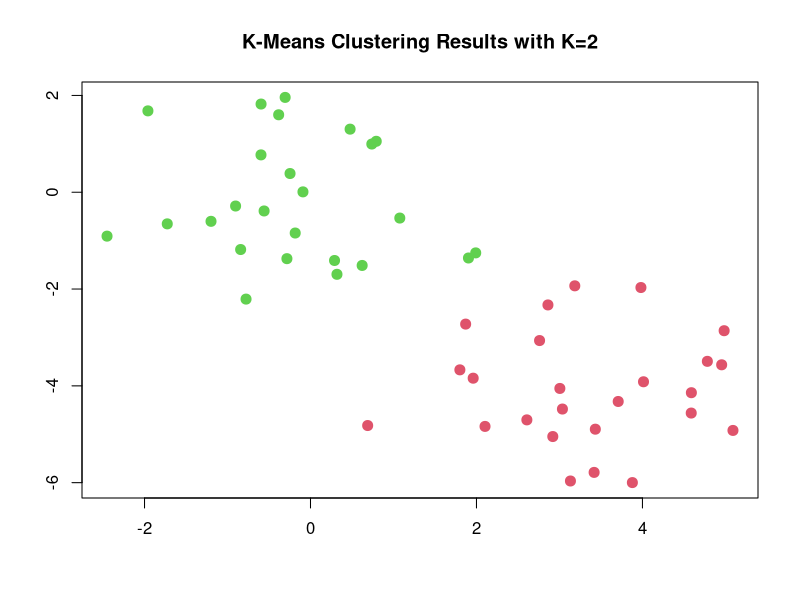
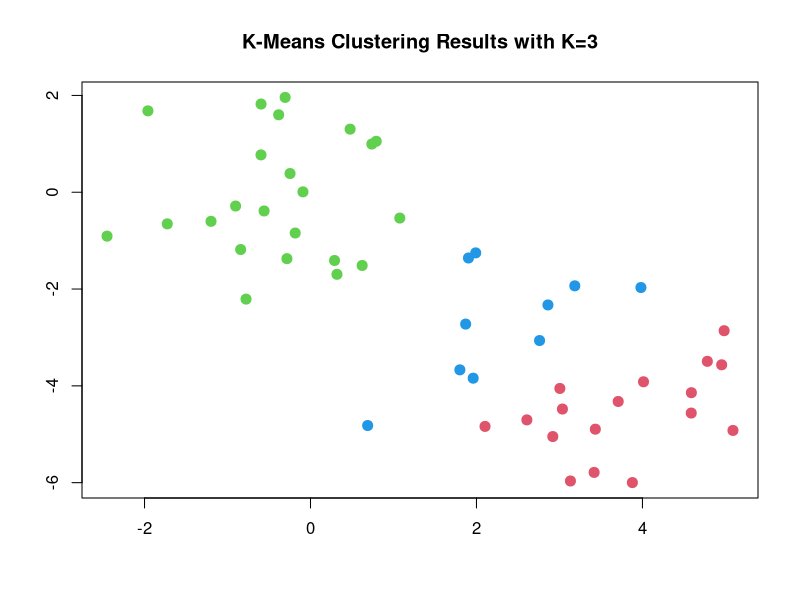
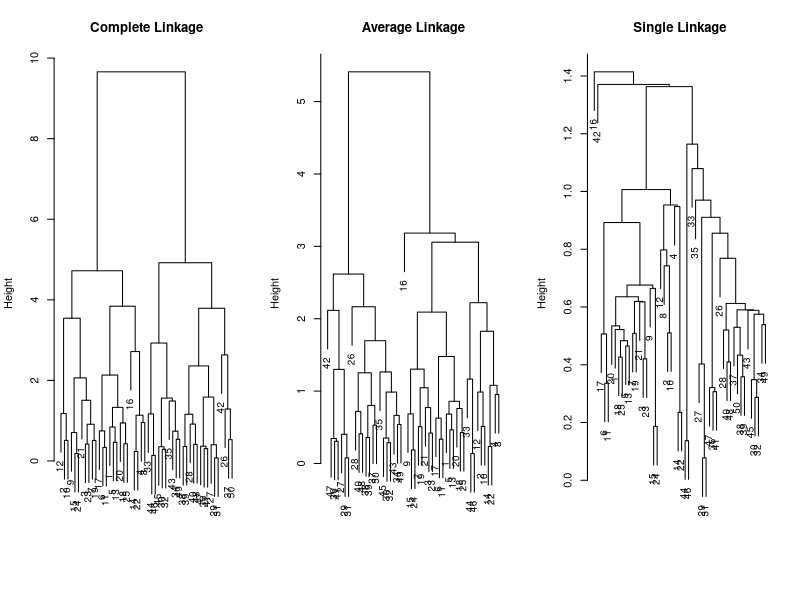
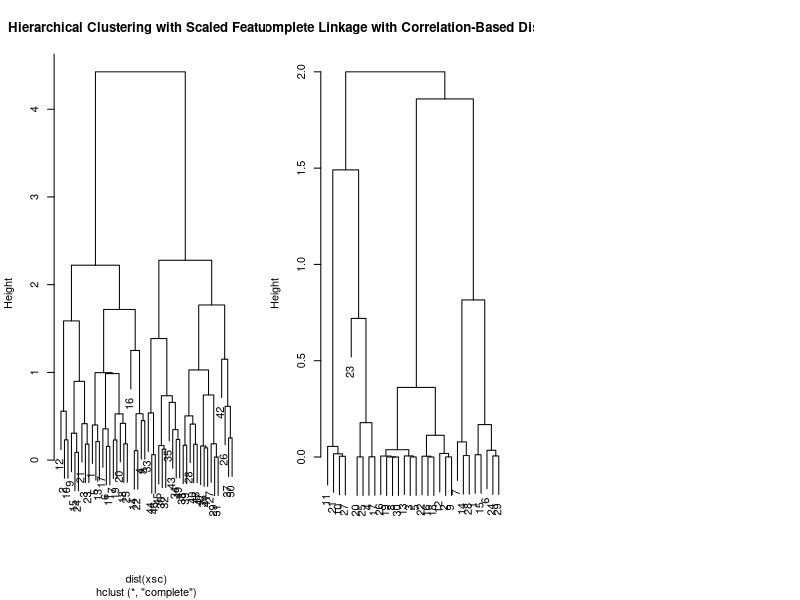

R code for these plots, in order:
## ---- chunk 1
set.seed(2)
x=matrix(rnorm(50*2), ncol=2)
x[1:25,1]=x[1:25,1]+3
x[1:25,2]=x[1:25,2]-4
## ---- chunk 2
km.out=kmeans(x,2,nstart=20)
## ---- chunk 3
km.out$cluster
plot(x, col=(km.out$cluster+1), main="K-Means Clustering Results with K=2", xlab="", ylab="", pch=20, cex=2)
## ---- chunk 4
set.seed(4)
km.out=kmeans(x,3,nstart=20)
km.out
plot(x, col=(km.out$cluster+1), main="K-Means Clustering Results with K=3", xlab="", ylab="", pch=20, cex=2)
## ---- chunk 5
set.seed(7)
km.out=kmeans(x,3,nstart=1)
km.out$tot.withinss
## ---- chunk 6
km.out=kmeans(x,3,nstart=20)
km.out$tot.withinss
## ---- chunk 7
hc.complete=hclust(dist(x), method="complete")
hc.average=hclust(dist(x), method="average")
hc.single=hclust(dist(x), method="single")
## ---- chunk 8
par(mfrow=c(1,3))
plot(hc.complete,main="Complete Linkage", xlab="", sub="", cex=.9)
plot(hc.average, main="Average Linkage", xlab="", sub="", cex=.9)
plot(hc.single, main="Single Linkage", xlab="", sub="", cex=.9)
## ---- chunk 9
cutree(hc.complete, 2)
cutree(hc.average, 2)
cutree(hc.single, 2)
## ---- chunk 10
cutree(hc.single, 4)
## ---- chunk 11
xsc=scale(x)
plot(hclust(dist(xsc), method="complete"), main="Hierarchical Clustering with Scaled Features")
## ---- chunk 12
x=matrix(rnorm(30*3), ncol=3)
dd=as.dist(1-cor(t(x)))
plot(hclust(dd, method="complete"), main="Complete Linkage with Correlation-Based Distance", xlab="", sub="")
